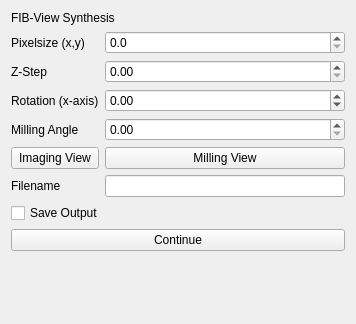
<?xml version="1.0" encoding="UTF-8"?>
<ui version="4.0">
 <class>Form</class>
 <widget class="QWidget" name="Form">
  <property name="geometry">
   <rect>
    <x>0</x>
    <y>0</y>
    <width>356</width>
    <height>324</height>
   </rect>
  </property>
  <property name="windowTitle">
   <string>Form</string>
  </property>
  <layout class="QGridLayout" name="gridLayout">
   <item row="4" column="0">
    <widget class="QLabel" name="label_milling_angle">
     <property name="text">
      <string>Milling Angle</string>
     </property>
    </widget>
   </item>
   <item row="7" column="0" colspan="2">
    <widget class="QCheckBox" name="checkBox_save_output">
     <property name="text">
      <string>Save Output</string>
     </property>
    </widget>
   </item>
   <item row="2" column="0">
    <widget class="QLabel" name="label_zstep">
     <property name="text">
      <string>Z-Step</string>
     </property>
    </widget>
   </item>
   <item row="8" column="0" colspan="2">
    <widget class="QPushButton" name="pushButton_continue">
     <property name="text">
      <string>Continue</string>
     </property>
    </widget>
   </item>
   <item row="1" column="1">
    <widget class="QDoubleSpinBox" name="doubleSpinBox_pixelsize">
     <property name="decimals">
      <number>1</number>
     </property>
     <property name="maximum">
      <double>10000.000000000000000</double>
     </property>
    </widget>
   </item>
   <item row="5" column="0">
    <widget class="QPushButton" name="pushButton_imaging_view">
     <property name="text">
      <string>Imaging View</string>
     </property>
    </widget>
   </item>
   <item row="5" column="1">
    <widget class="QPushButton" name="pushButton_milling_view">
     <property name="text">
      <string>Milling View</string>
     </property>
    </widget>
   </item>
   <item row="3" column="1">
    <widget class="QDoubleSpinBox" name="doubleSpinBox_rotation_x">
     <property name="minimum">
      <double>-360.000000000000000</double>
     </property>
     <property name="maximum">
      <double>360.000000000000000</double>
     </property>
    </widget>
   </item>
   <item row="1" column="0">
    <widget class="QLabel" name="label_pixelsize">
     <property name="text">
      <string>Pixelsize (x,y)</string>
     </property>
    </widget>
   </item>
   <item row="6" column="1">
    <widget class="QLineEdit" name="lineEdit_filename"/>
   </item>
   <item row="0" column="0" colspan="2">
    <widget class="QLabel" name="label_header">
     <property name="text">
      <string>FIB-View Synthesis</string>
     </property>
    </widget>
   </item>
   <item row="4" column="1">
    <widget class="QDoubleSpinBox" name="doubleSpinBox_milling_angle">
     <property name="maximum">
      <double>180.000000000000000</double>
     </property>
    </widget>
   </item>
   <item row="3" column="0">
    <widget class="QLabel" name="label_rotation_x">
     <property name="text">
      <string>Rotation (x-axis)</string>
     </property>
    </widget>
   </item>
   <item row="6" column="0">
    <widget class="QLabel" name="label_filename">
     <property name="text">
      <string>Filename</string>
     </property>
    </widget>
   </item>
   <item row="2" column="1">
    <widget class="QDoubleSpinBox" name="doubleSpinBox_zstep">
     <property name="maximum">
      <double>10000.000000000000000</double>
     </property>
    </widget>
   </item>
   <item row="9" column="0" colspan="2">
    <spacer name="verticalSpacer">
     <property name="orientation">
      <enum>Qt::Vertical</enum>
     </property>
     <property name="sizeHint" stdset="0">
      <size>
       <width>20</width>
       <height>40</height>
      </size>
     </property>
    </spacer>
   </item>
  </layout>
 </widget>
 <resources/>
 <connections/>
</ui>
